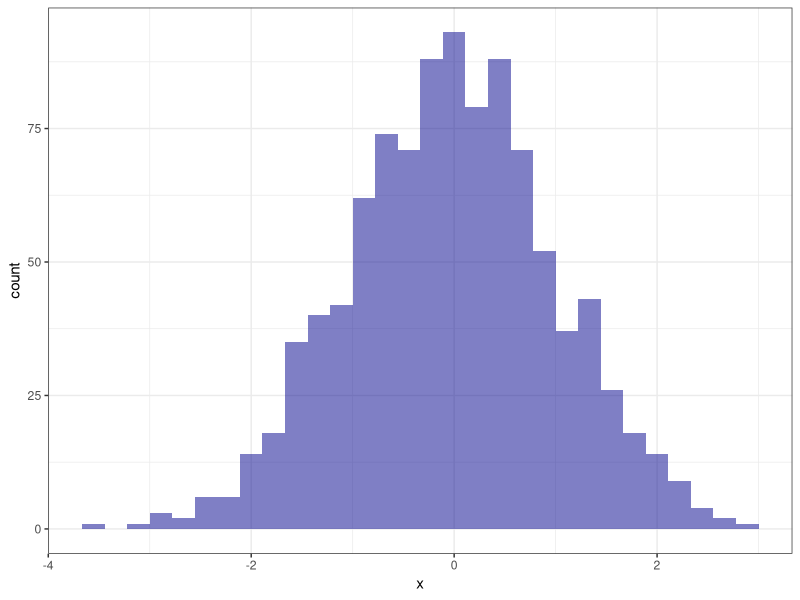

The R source for this figure:
## ---- chunk 1
library(tidyverse)
## ---- chunk 2
tibble(x = rnorm(1000)) %>%
  ggplot(aes(x)) +
  geom_histogram(fill = "darkblue", alpha = 0.5) +
  theme_bw()
